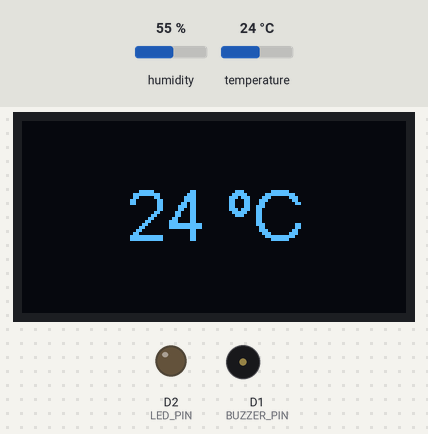
A sketch run on a simulated ESP8266 (NodeMCU). On the bench: 128×64 one-colour display, output pins drawn as LEDs (lit = HIGH), buzzer (waves = sounding). Dashed ring = blinking. The test bench sets the inputs (shaded band); at power-on: temperature 24 °C, humidity 55 %. What the sketch prints to the serial monitor is not drawn.

Above: at 1.3 s.
1.4 s: temperature set to 32 °C
At 3.0 s:
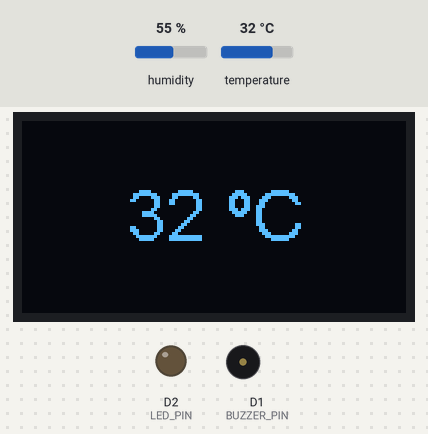
3.6 s: temperature set to 35 °C
At 5.3 s:
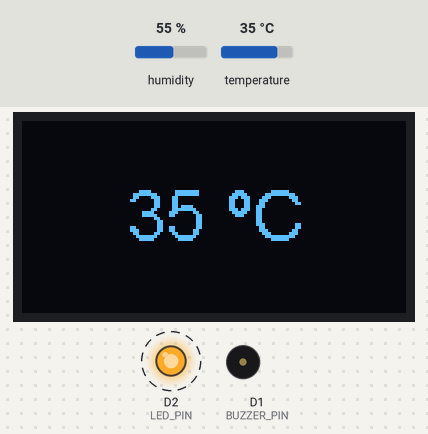
5.8 s: temperature set to 39 °C
At 7.5 s:
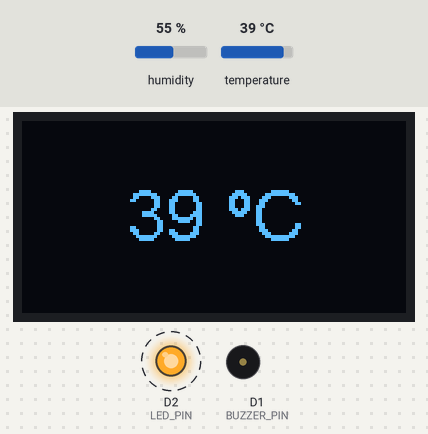
Timing chart, 0 to 61.2 s (numbered marks = the images above; inputs shaded):
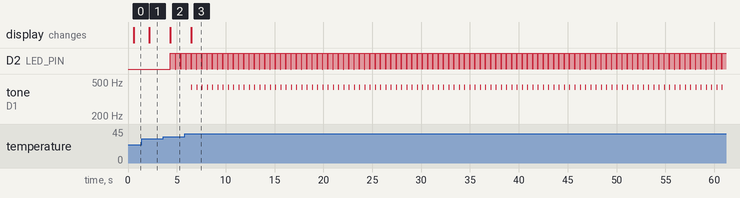

Measured:
- the behaviour switches between 33 and 34 °C on temperature (found by bisection; images 1 and 2)
- the behaviour switches between 37 and 38 °C on temperature (found by bisection; images 2 and 3)
- after the input at 1.4 s, the display: changes after 0.78 s (image 1)
- after the input at 3.6 s, D2 (LED_PIN): alternates HIGH for 0.52 s and LOW for 0.01 s, starting after 0.73 s; the display: changes after 0.73 s (image 2)
- after the input at 5.8 s, tone on D1 (BUZZER_PIN): alternates 432 Hz for 0.05 s and silent for 0.49 s, starting after 0.68 s; the display: changes after 0.68 s (image 3)

The sketch:

hot_spot_watcher.ino
```cpp
// (licence header left out)
#include <DHT11.h>
#include <Wire.h>         // Only needed for Arduino 1.6.5 and earlier
#include "SSD1306Wire.h"  // legacy include: `#include "SSD1306.h"`
#include "NodeMcuPins.h"

// Create an instance of the DHT11 class.
// - For Arduino: Connect the sensor to Digital I/O Pin 2.
// - For ESP32: Connect the sensor to pin GPIO2 or P2.
// - For ESP8266: Connect the sensor to GPIO2 or D4.
DHT11 dht11(D4);

SSD1306Wire display(0x3c, D5, D6);

//-------- Variables --------------------------------
int temperature = 0;
int humidity = 0;
const int LED_PIN = D2;
const int BUZZER_PIN = D1;

const int TEMP_WARNING = 34;
const int TEMP_CRITICAL = 38;
const int TONE = 432;

//-------- Life Cycle -------------------------------

void setup() {
  Serial.begin(9600);

  display.init();
  //display.flipScreenVertically();
  //display.setContrast(255);
  display.setTextAlignment(TEXT_ALIGN_CENTER_BOTH);
  display.setFont(ArialMT_Plain_10);
  writeDisplay("Inicializing ...");

  display.setFont(ArialMT_Plain_24);
  pinMode(LED_PIN, OUTPUT);
}

void loop() {

  int result = dht11.readTemperatureHumidity(temperature, humidity);

  if (result == 0) {
    ledOff();
    log(temperature, humidity);
    writeDisplay(String(temperature) + " ºC");

    if (temperature >= TEMP_WARNING) {
      ledOn();
    } else {
      ledOff();
    }

    if (temperature >= TEMP_CRITICAL) {
      playBuzzer();
    }

  } else {
    ledOn();
    Serial.println(DHT11::getErrorString(result));
    writeDisplay("Error " + String(result));
  }
}

//-------- Utils Functions --------------------------------

void log(int temperature, int humidity) {
  Serial.print("Temperature: ");
  Serial.print(temperature);
  Serial.print(" °C\tHumidity: ");
  Serial.print(humidity);
  Serial.println(" %");
}

void writeDisplay(String text) {
  display.clear();
  display.drawString(display.getWidth() / 2, display.getHeight() / 2, text);
  display.display();
}

void ledOn() {
  digitalWrite(LED_PIN, HIGH);
}

void ledOff() {
  digitalWrite(LED_PIN, LOW);
}

void playBuzzer() {
  tone(BUZZER_PIN, TONE, 50);
  Serial.println("BUZZER BUZZER BUZZER");
}
```

NodeMcuPins.h
```cpp
#ifndef NODEMCU_PINS_H
#define NODEMCU_PINS_H

/*
 * NodeMcuPins.h
 *
 * Description:
 * This file defines the pin mappings for the NodeMCU ESP8266 development board.
 * Each pin is assigned a name for ease of use in Arduino sketches.
 */

// === Digital Pin Mapping ===
#define D0 16  // GPIO16, general-purpose I/O
#define D1 5   // GPIO5, I2C SCL
#define D2 4   // GPIO4, I2C SDA
#define D3 0   // GPIO0, general-purpose I/O
#define D4 2   // GPIO2, built-in LED (active LOW)
#define D5 14  // GPIO14, SPI CLK
#define D6 12  // GPIO12, SPI MISO
#define D7 13  // GPIO13, SPI MOSI
#define D8 15  // GPIO15, SPI CS

// === Analog Pin Mapping ===
#define A0 0   // ADC pin, supports voltage range 0-1V

// === Power Pins ===
#define VCC 3.3 // 3.3V power supply
#define GND 0   // Ground

// === OLED I2C Pins ===
#define OLED_SDA D2  // GPIO4, I2C SDA for OLED
#define OLED_SCL D1  // GPIO5, I2C SCL for OLED

// === Additional Notes ===
// - GPIO0, GPIO2, and GPIO15 have specific roles during boot and must be used cautiously.
// - GPIO16 does not support PWM or I2C functionality.
// - A0 (ADC pin) accepts voltages between 0-1V. Use a voltage divider for higher inputs.

#endif // NODEMCU_PINS_H
```
